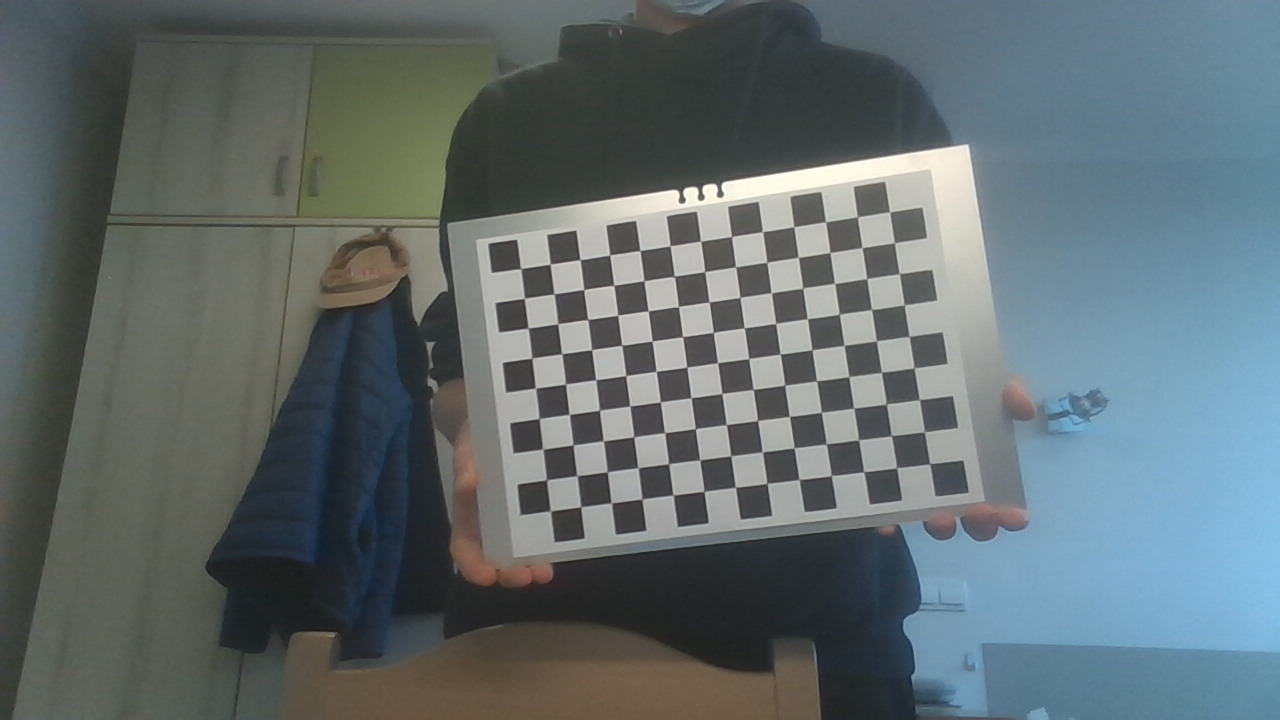
#> input picture calibration_images/photo-1.png, 1280 x 720 px; its folder holds only this picture in this run
$ python calibration.py
#> lines starting #> are read from the running program, lines starting #| are printed output that depends on the picture; after the words box and inside, x2 and y2 are one past the last pixel; in counts of white or black regions, pixels touching at a corner belong together; long printed decimals are rounded
import numpy as np
import cv2
from glob import glob
import os

chess = (13,9) # number of internal corners # (13,9)

criteria = (cv2.TERM_CRITERIA_EPS + cv2.TERM_CRITERIA_MAX_ITER, 30, 0.001)

objp = np.zeros((chess[0]*chess[1],3), np.float32)
objp[:,:2] = np.mgrid[0:chess[0],0:chess[1]].T.reshape(-1,2)
objpoints = [] # 3d point in real world space
imgpoints = [] # 2d points in image plane.

images = glob("../calibration_images/*.png")

for image in images:
    img_color = cv2.imread(image)
#> img_color is the input picture: shape (720, 1280, 3); mean B, G, R 110.4, 108.1, 97
    img_gray = cv2.cvtColor(img_color, cv2.COLOR_BGR2GRAY)
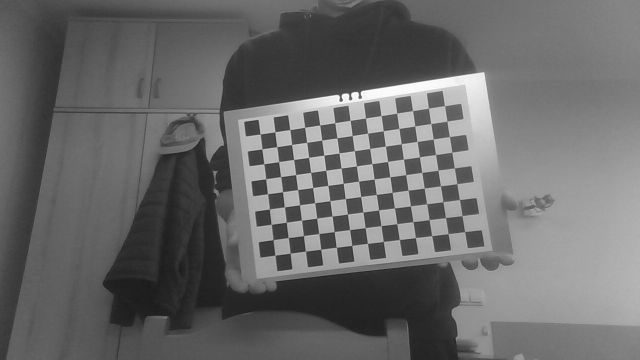
#> img_gray: shape (720, 1280) (shown at 1/2 size); min 24, max 254, mean 105

    status, corners = cv2.findChessboardCorners(img_gray, chess, None)
#> status = True; corners = 117 rows, first 8: [521.1, 268.8], [550, 264], [579.9, 259.7], [609.5, 255.2], [639.8, 250.6], [669.9, 245.9], [700.8, 241.3], [731.7, 236.7]

    if status:
        objpoints.append(objp)
        cv2.cornerSubPix(img_gray, corners, (11, 11), (-1, -1), criteria)
        imgpoints.append(corners)

        cv2.drawChessboardCorners(img_color, chess, corners, status)
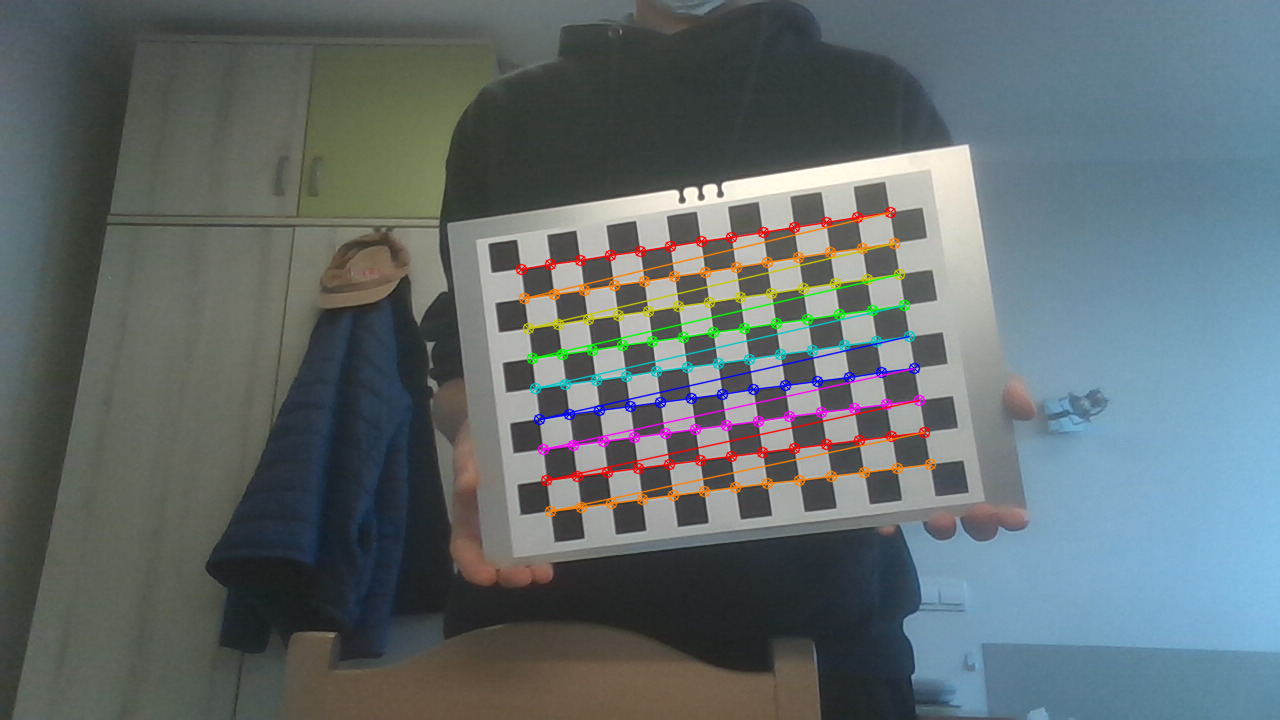
#> img_color: shape (720, 1280, 3); 2.98% of pixels changed, all inside (x1, y1, x2, y2) = (515, 206, 937, 518)
        cv2.imshow('img', img_color)
        filename = os.path.basename(image).rsplit('.',1)[0]
        cv2.waitKey(1000)

ret, mtx, dist, __, __ = cv2.calibrateCamera(objpoints, imgpoints, img_gray.shape[::-1], None, None)
#> ret = 0.108; mtx = [[643.7, 0, 683.6], [0, 639.7, 359.5], [0, 0, 1]]; dist = [[0.121, -0.624, -0.000394, 0.00392, 1.27]]

print(ret)
#| 0.1078
print(mtx)
#| [[643.684    0.         683.620]
#|  [  0.         639.660 359.548]
#|  [  0.           0.           1.        ]]
print(dist)
#| [[ 1.21461065e-01 -6.23862233e-01 -3.93557667e-04  3.92477663e-03
#|    1.26773179e+00]]

with open("camera_parameters.npz", mode="wb") as file:
    np.savez(file, ret=ret,mtx=mtx,dist=dist)

cv2.waitKey(0)
cv2.destroyAllWindows()

$ run again, on calibration_images/photo-13.png
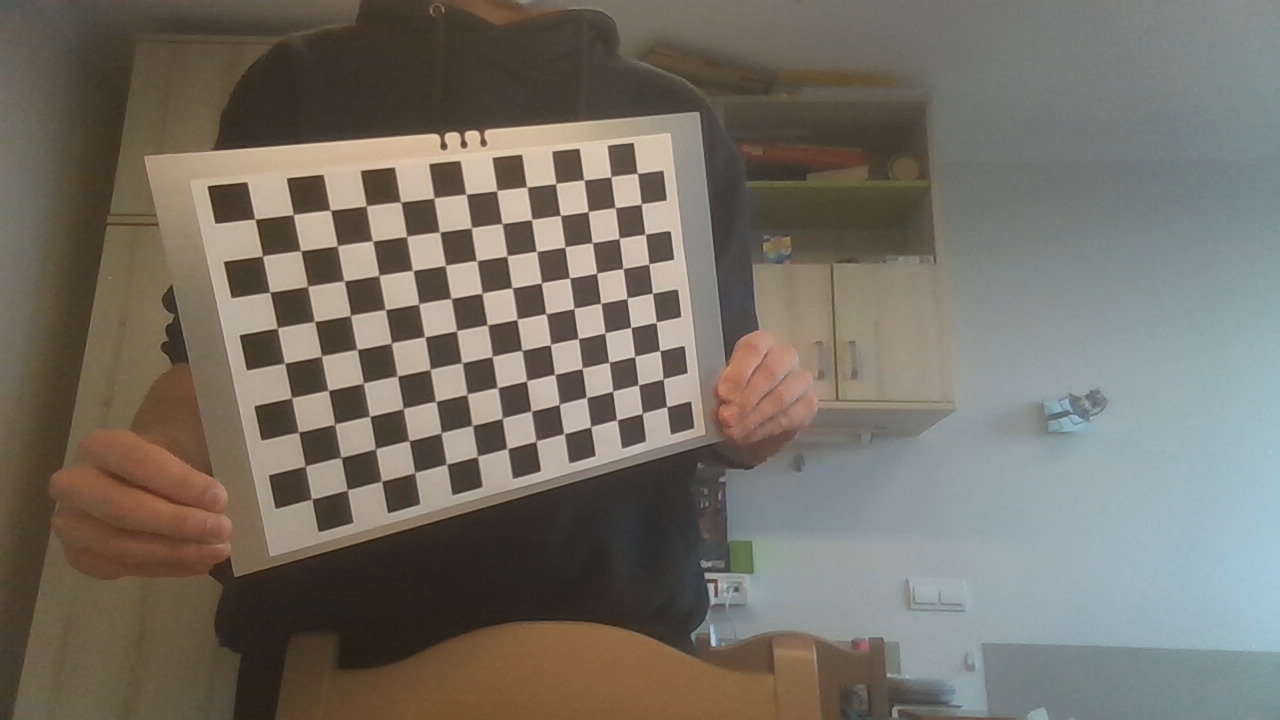
#> input picture calibration_images/photo-13.png, 1280 x 720 px
#> img_color is the input picture: shape (720, 1280, 3); mean B, G, R 102.6, 112.1, 117.7
#> `img_gray = cv2.cvtColor(img_color, cv2.COLOR_BGR2GRAY)`:
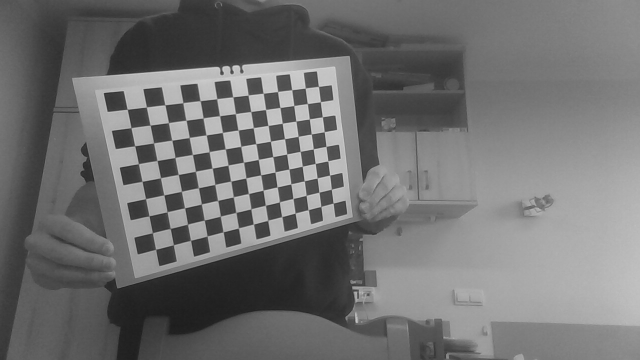
#> img_gray: shape (720, 1280) (shown at 1/2 size); min 27, max 216, mean 112.7
#> status = True; corners = 117 rows, first 8: [255.3, 218.9], [293.4, 214.7], [330.4, 210.4], [366.3, 205.9], [400.6, 202.3], [434.3, 197.9], [466.1, 194.3], [496.6, 190.9]
#> `cv2.drawChessboardCorners(img_color, chess, corners, status)`:
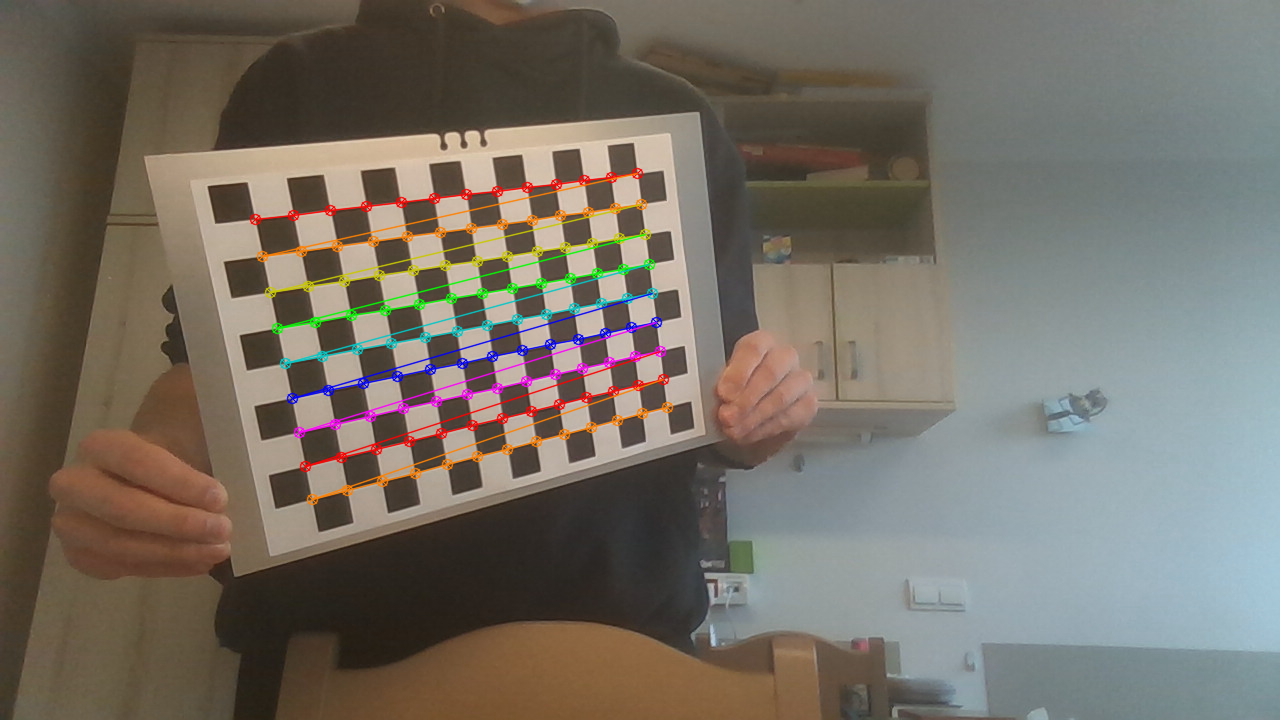
#> img_color: shape (720, 1280, 3); 2.94% of pixels changed, all inside (x1, y1, x2, y2) = (249, 167, 674, 506)
#> ret = 0.145; mtx = [[985.7, 0, 622.7], [0, 973, 369], [0, 0, 1]]; dist = [[0.151, -0.492, -0.00264, -0.00312, 0.517]]
#| 0.1448
#| [[985.701   0.         622.706]
#|  [  0.         972.994 368.974]
#|  [  0.           0.           1.        ]]
#| [[ 0.1511 -0.4923 -0.002641 -0.003121  0.5168]]

$ run again, on calibration_images/photo-14.png
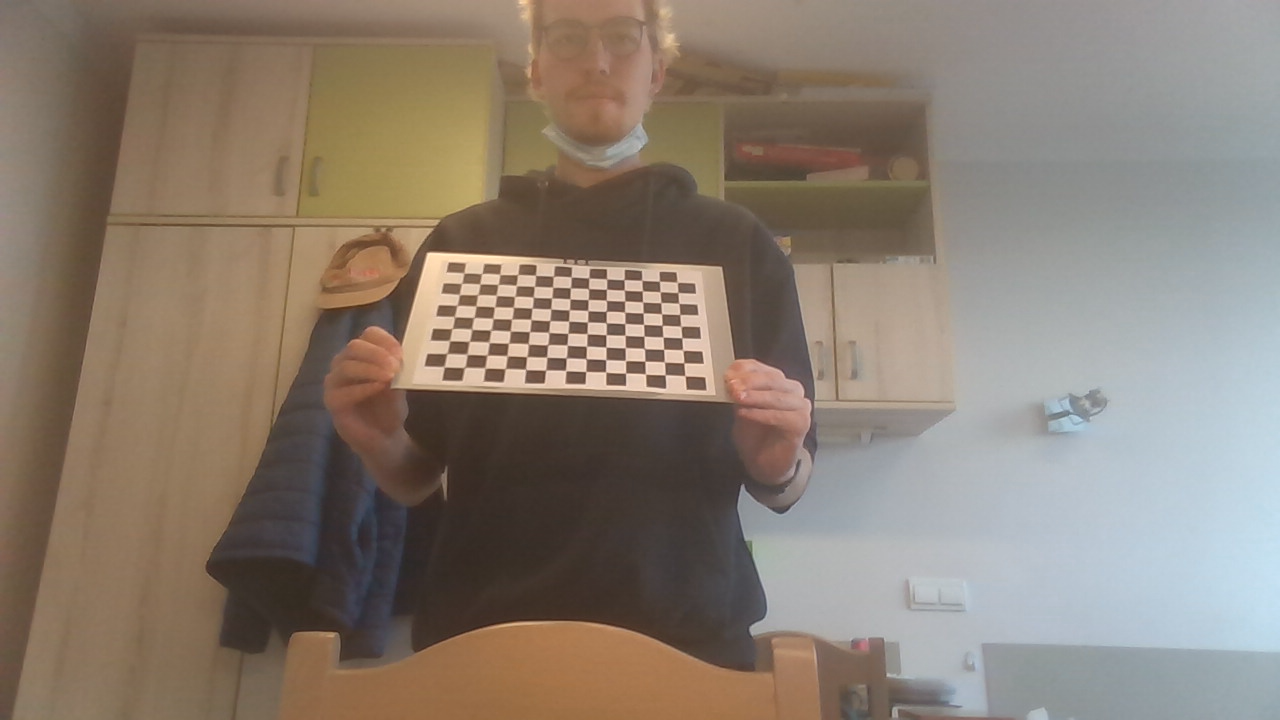
#> input picture calibration_images/photo-14.png, 1280 x 720 px
#> img_color is the input picture: shape (720, 1280, 3); mean B, G, R 113.3, 125.8, 138.5
#> `img_gray = cv2.cvtColor(img_color, cv2.COLOR_BGR2GRAY)`:
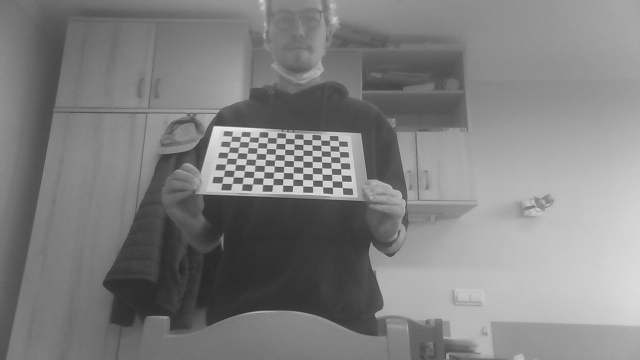
#> img_gray: shape (720, 1280) (shown at 1/2 size); min 39, max 242, mean 128.1
#> status = True; corners = 117 rows, first 8: [464, 273.1], [481.8, 273.6], [499.7, 274.4], [517.7, 274.4], [535.4, 275.3], [553.2, 276.6], [571.2, 277.1], [588.7, 277.9]
#> `cv2.drawChessboardCorners(img_color, chess, corners, status)`:
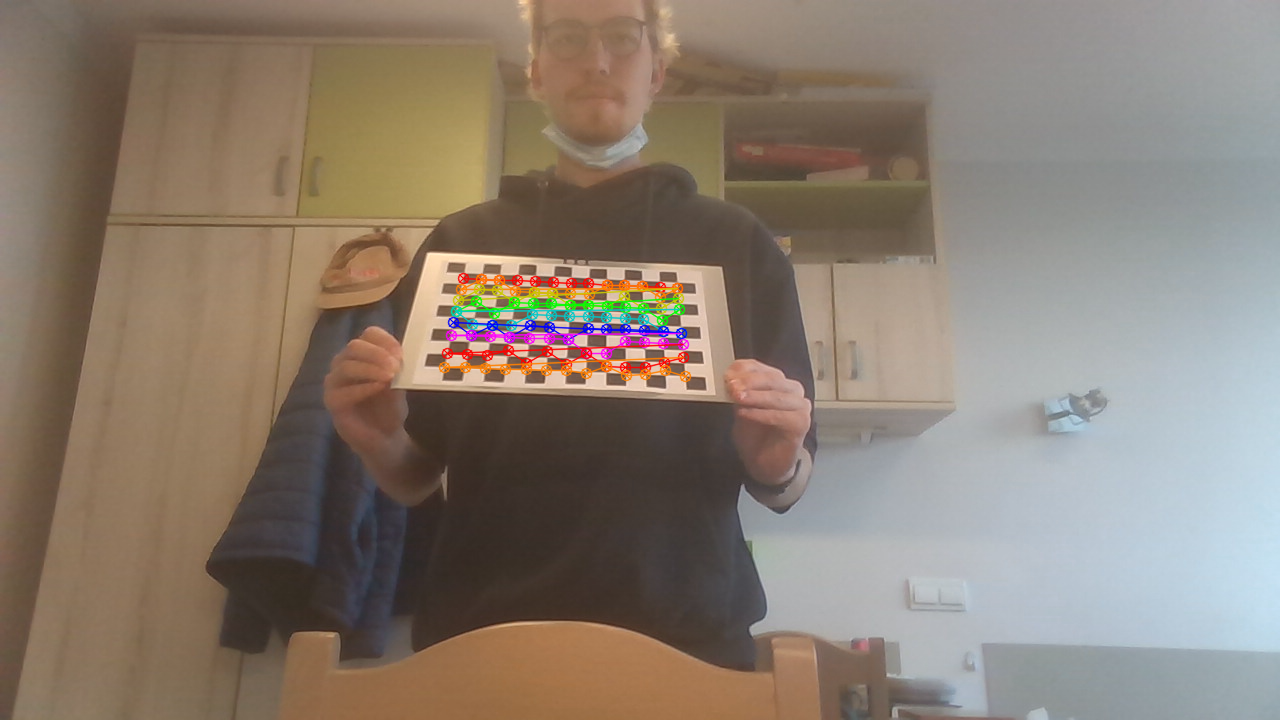
#> img_color: shape (720, 1280, 3); 1.66% of pixels changed, all inside (x1, y1, x2, y2) = (438, 272, 692, 383)
#> ret = 4.98; mtx = [[1185.7, 0, 702.6], [0, 751.4, 374.1], [0, 0, 1]]; dist = [[-9.73, 105.7, 0.0687, -0.365, -542.1]]
#| 4.983
#| [[1.18567696e+03 0.00000000e+00 7.02639376e+02]
#|  [0.00000000e+00 7.51362555e+02 3.74097580e+02]
#|  [0.00000000e+00 0.00000000e+00 1.00000000e+00]]
#| [[-9.73337148e+00  1.05677429e+02  6.86704180e-02 -3.65438598e-01
#|   -5.42092585e+02]]
